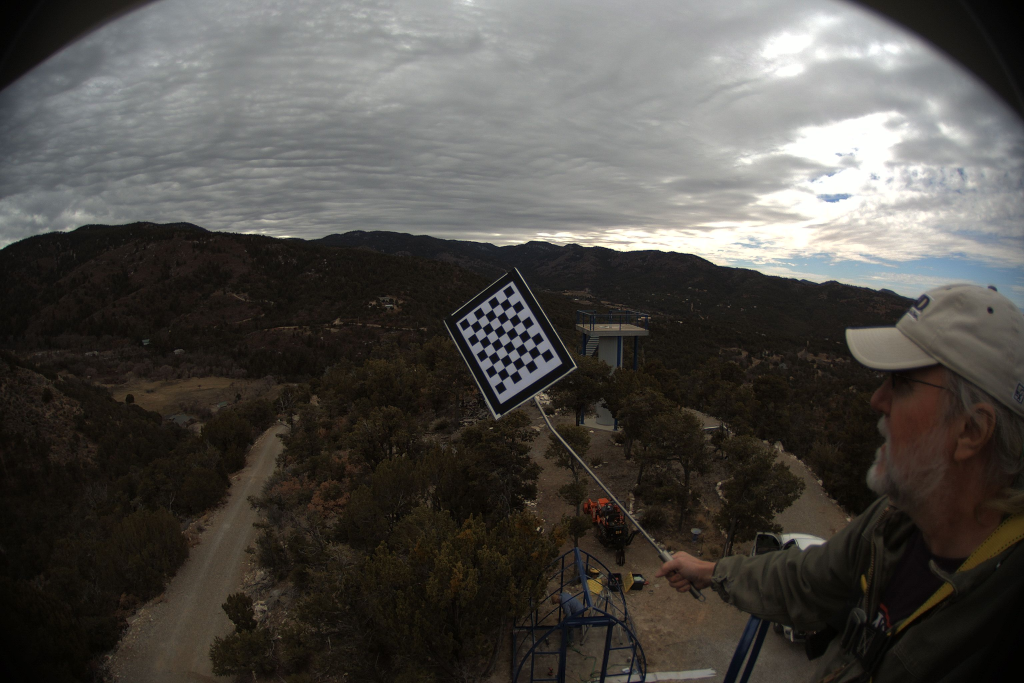
#> input picture calibration/raw_images/calib_right_01.jpg, 3072 x 2048 px (shown at 1/3 size); its folder holds only this picture in this run
$ jupyter execute --allow-errors calibrate.ipynb   (shell and % lines are left out)   (older library calls are emulated)
#> lines starting #> are read from the running program, lines starting #| are printed output that depends on the picture
[cell 1]
import numpy as np
import cv2
import glob
import os
from datetime import datetime as dt
import matplotlib.pyplot as plt

[cell 2]
## camera calibration (from openCV docs):
## https://docs.opencv.org/3.4/dc/dbb/tutorial_py_calibration.html
## and
## https://medium.com/@kennethjiang/calibrate-fisheye-lens-using-opencv-333b05afa0b0

[cell 3]
CHECKERBOARD = (6,8)

subpix_criteria = (cv2.TERM_CRITERIA_EPS+cv2.TERM_CRITERIA_MAX_ITER, 30, 0.1)
calibration_flags = cv2.fisheye.CALIB_RECOMPUTE_EXTRINSIC+cv2.fisheye.CALIB_CHECK_COND+cv2.fisheye.CALIB_FIX_SKEW+cv2.CALIB_RATIONAL_MODEL
objp = np.zeros((1, CHECKERBOARD[0]*CHECKERBOARD[1], 3), np.float32)
objp[0,:,:2] = np.mgrid[0:CHECKERBOARD[0], 0:CHECKERBOARD[1]].T.reshape(-1, 2)
_img_shape = None

objpoints = [] # 3d point in real world space
imgpoints = [] # 2d points in image plane.

images = glob.glob('raw_images/*.jpg')

for fname in images:
    img = cv2.imread(fname)
#> img is the input picture: shape (2048, 3072, 3); mean B, G, R 71.3, 75.4, 78
    if _img_shape == None:
        _img_shape = img.shape[:2]
    else:
        assert _img_shape == img.shape[:2], "All images must share the same size."

    gray = cv2.cvtColor(img,cv2.COLOR_BGR2GRAY)
    # Find the chess board corners
    ret, corners = cv2.findChessboardCorners(gray, CHECKERBOARD, cv2.CALIB_CB_ADAPTIVE_THRESH+cv2.CALIB_CB_FAST_CHECK+cv2.CALIB_CB_NORMALIZE_IMAGE)
#> ret = True; corners = 48 rows, first 8: [1412.2, 976.8], [1433.3, 960.9], [1455.4, 944.5], [1477.5, 928.4], [1499.8, 912.2], [1521.9, 895.7], [1424.6, 999.9], [1446.4, 984]
    # If found, add object points, image points (after refining them)
    if ret == True:
        objpoints.append(objp)
        cv2.cornerSubPix(gray,corners,(3,3),(-1,-1),subpix_criteria)
        imgpoints.append(corners)

[cell 4]
N_OK = len(objpoints)
K = np.zeros((3, 3))
D = np.zeros((4, 1))
rvecs = [np.zeros((1, 1, 3), dtype=np.float64) for i in range(N_OK)]
tvecs = [np.zeros((1, 1, 3), dtype=np.float64) for i in range(N_OK)]

#> (a cell that did not finish here is left out)

[cell 6]
print("Found " + str(N_OK) + " valid images for calibration")
print("DIM=" + str(_img_shape[::-1]))
#| DIM=(3072, 2048)
print("K=np.array(" + str(K.tolist()) + ")")
print("D=np.array(" + str(D.tolist()) + ")")

[cell 7]
print(K)

[cell 8]
## write matrices to file
np.save('B036_intrintics.npy', K)
np.save('B036_distortion.npy', D)

[cell 9]
## rectify wide angle distortion
def rectify(image, K, balance=1.0, scale=1.0, dim2=None, dim3=None):
    assert K[2][2] == 1.0
    dim1 = img.shape[:2][::-1]  #dim1 is the dimension of input image to un-distort
    if not dim2:
        dim2 = dim1
    if not dim3:
        dim3 = (int(dim1[0]*scale), int(dim1[1]*scale))

    # This is how scaled_K, dim2 and balance are used to determine the final K used to un-distort image.
    # OpenCV document failed to make this clear!
    ## see: https://medium.com/@kennethjiang/calibrate-fisheye-lens-using-opencv-333b05afa0b0
    new_K = cv2.fisheye.estimateNewCameraMatrixForUndistortRectify(K, D, dim2, np.eye(3), balance=balance)

    ## scale translation vectors accordingly
    new_K[0][2] *= scale
    new_K[1][2] *= scale

    map1, map2 = cv2.fisheye.initUndistortRectifyMap(K, D, np.eye(3), new_K, dim3, cv2.CV_16SC2)
    rectified_img = cv2.remap(image, map1, map2, interpolation=cv2.INTER_LINEAR, borderMode=cv2.BORDER_CONSTANT)
    return rectified_img

[cell 10]
# [43 lines left out: function getSIFTMatchesPair, not called in this run]

[cell 11]
# [25 lines left out: functions plotFeatures, plotFeatureCorr, not called in this run]

[cell 12]
SCALE = 1.1 ## how "far away" to render rectified image

## load images
img_north =  cv2.imread('2_9_2022_test_images/North_2022-02-09_160021_image.jpg')
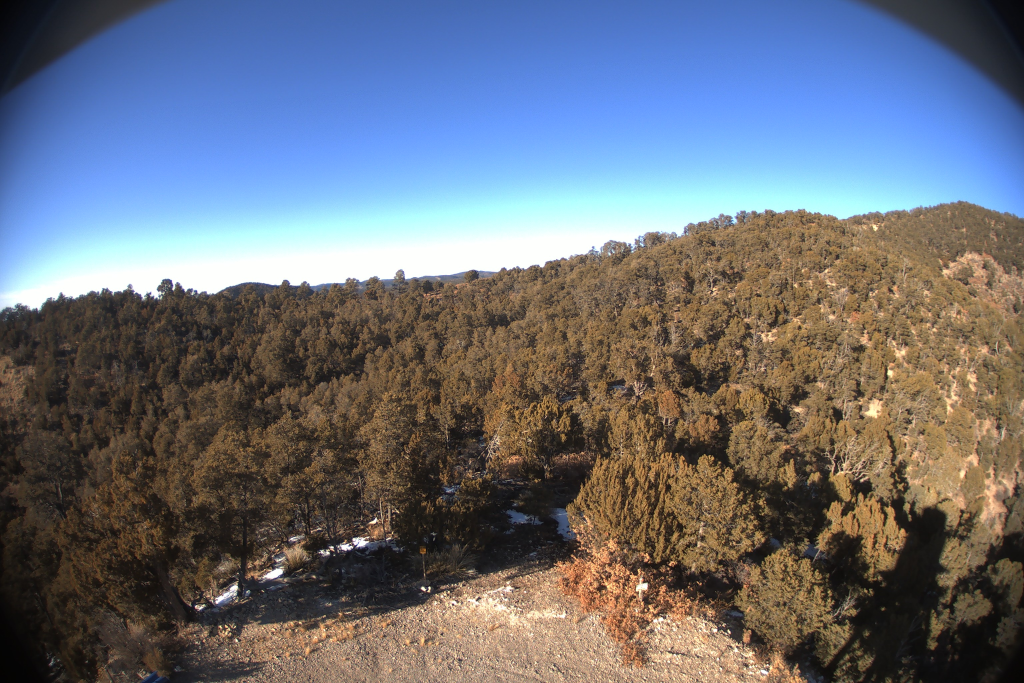
#> input picture calibration/2_9_2022_test_images/North_2022-02-09_160021_image.jpg, 3072 x 2048 px (shown at 1/3 size)
#> img_north is the input picture: shape (2048, 3072, 3); mean B, G, R 121.4, 110.8, 106.3
img_south =  cv2.imread('2_9_2022_test_images/South_2022-02-09_160030_image.jpg')
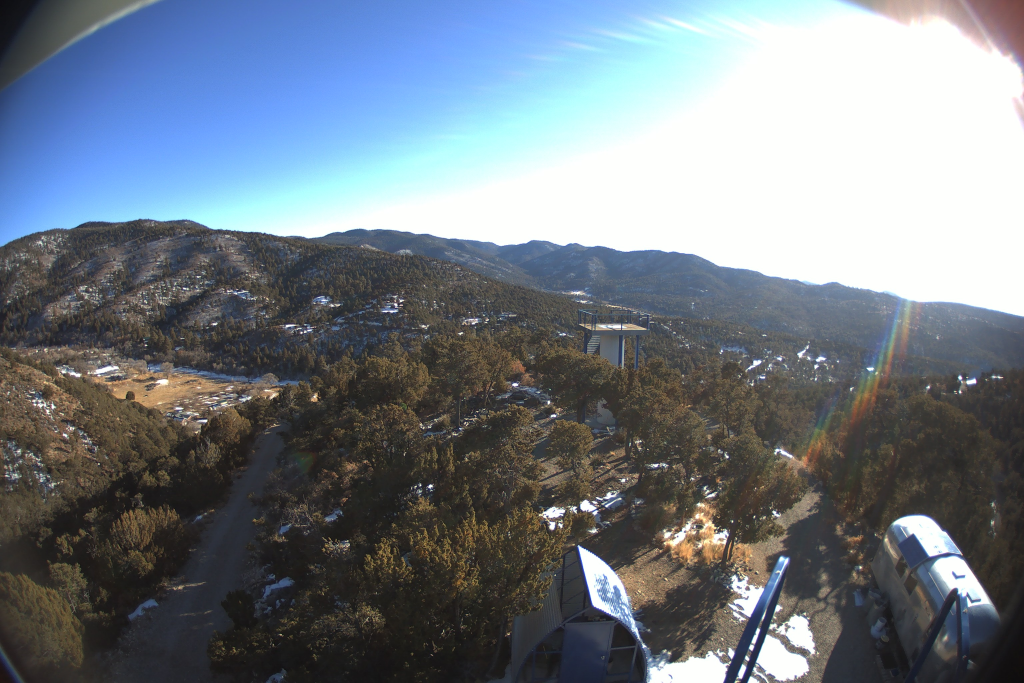
#> input picture calibration/2_9_2022_test_images/South_2022-02-09_160030_image.jpg, 3072 x 2048 px (shown at 1/3 size)
#> img_south is the input picture: shape (2048, 3072, 3); mean B, G, R 133, 123.9, 115.1
img_east = cv2.imread('2_9_2022_test_images/East_2022-02-09_160225.jpg')
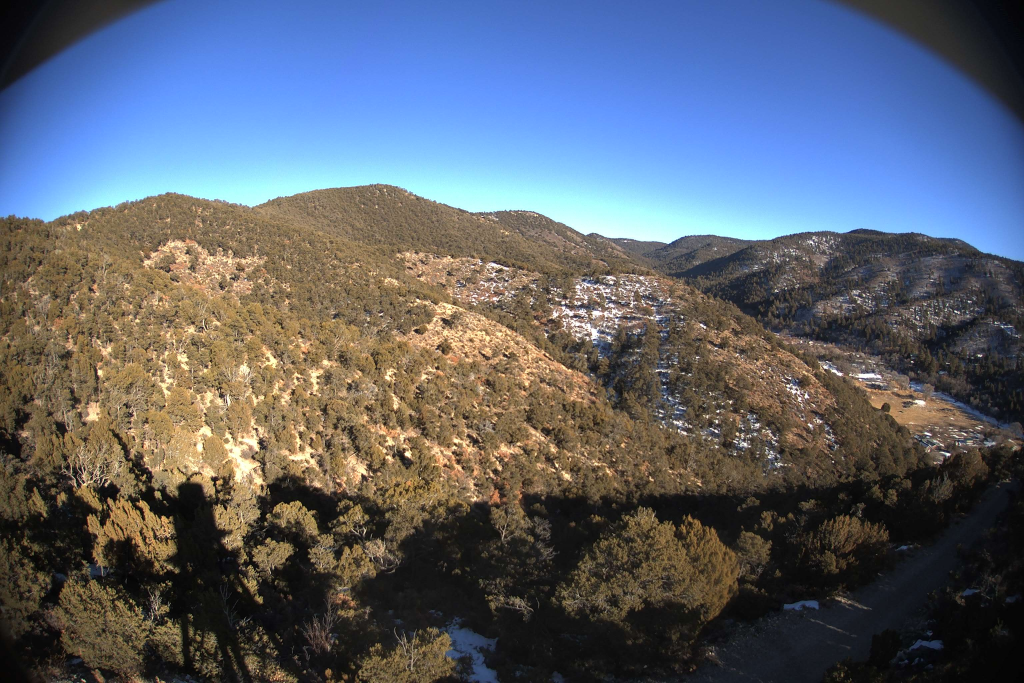
#> input picture calibration/2_9_2022_test_images/East_2022-02-09_160225.jpg, 3072 x 2048 px (shown at 1/3 size)
#> img_east is the input picture: shape (2048, 3072, 3); mean B, G, R 110.1, 98.6, 92.4
img_west = cv2.imread('2_9_2022_test_images/West_2022-02-09_160239.jpg')
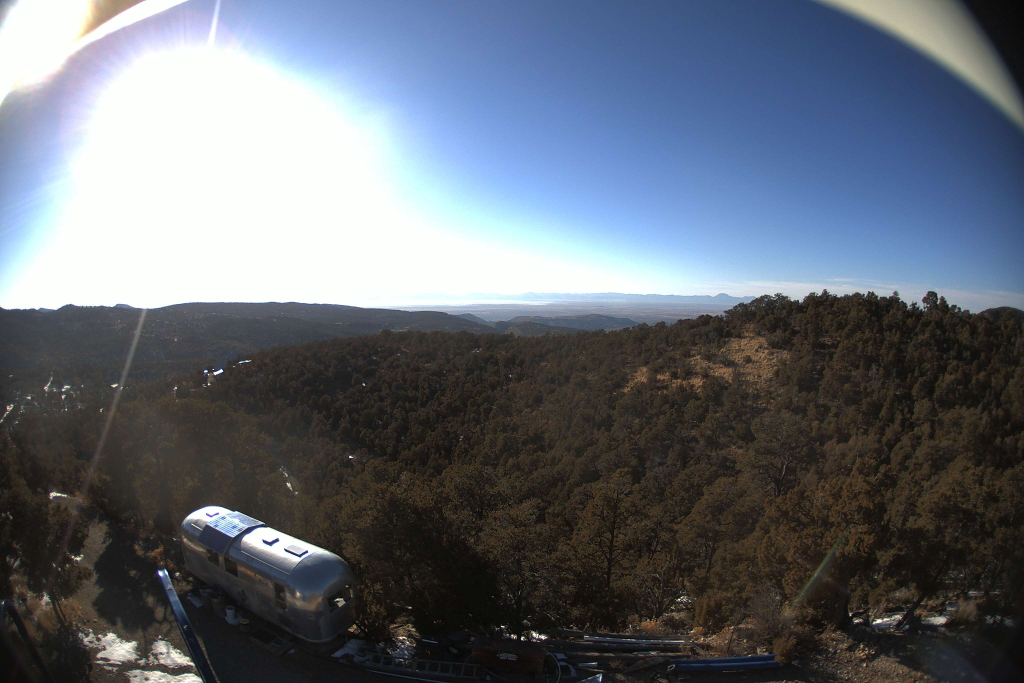
#> input picture calibration/2_9_2022_test_images/West_2022-02-09_160239.jpg, 3072 x 2048 px (shown at 1/3 size)
#> img_west is the input picture: shape (2048, 3072, 3); mean B, G, R 115.2, 105.2, 98.6
mask = np.ones([img_west.shape[0], img_west.shape[1], 1], dtype='uint8')


## rectify and convert to grayscale
#> (the rest of this cell did not finish here and is left out)

img_south = cv2.cvtColor(rectify(img_south, K, scale=SCALE), cv2.COLOR_BGR2GRAY)
img_east = cv2.cvtColor(rectify(img_east, K, scale=SCALE), cv2.COLOR_BGR2GRAY)
img_west = cv2.cvtColor(rectify(img_west, K, scale=SCALE), cv2.COLOR_BGR2GRAY)
mask = rectify(mask, K, scale=SCALE)

mask_l = mask.copy()
mask_r = mask.copy()
mask_l[:,:int(mask.shape[1] / 2):] = 0 ## only look for SIFT points on the right half of image
mask_r[:,int(mask.shape[1] / 2):] = 0 ## only look for SIFT points on the left half of image
